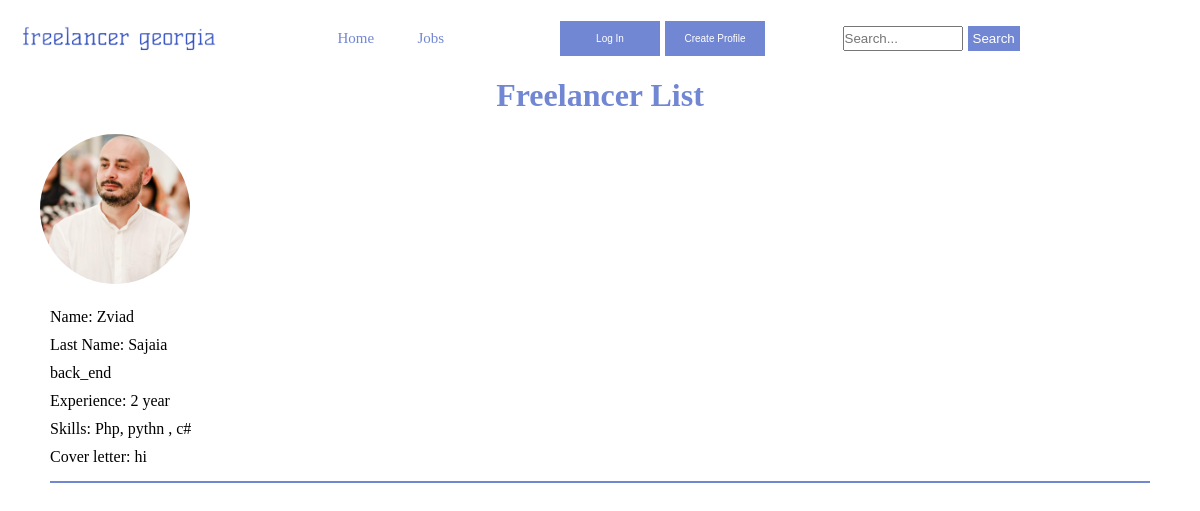
The page /freelacersProfiles/freelancers/ on the database its author committed.
### freelacersProfiles/models.py (models this page shows, shortened)
class Freelancer(models.Model):
    LANGUAGE_CHOICES = [
        ('front_end', 'Front_end Developer'),
        ('back_end', 'Back_end Developer'),
        ('full stack', 'Full Stack Developer'),
        ('gaming', 'Gaming Developer'),
        ('android', 'Android Developer'),
        ('ios', 'IOS Developer'),
        ('software', 'software Developer'),
        ('software', 'software Engineer'),
        ('qa', 'QA'),
        ('penetration testing', 'Penetration Testing'),
        ('typer', 'Typer'),
        ('translator', 'Translator'),
        ('it', 'IT'),
        ('devops', 'DevOps'),
        ('ux/ui', 'UX/UI'),
        ('web designer', 'Web Designer'),
        ('seo', 'SEO'),
        ('aso', 'ASO'),
        ('graphic designer', 'Graphic Designer'),
    ]
    cover_img = models.ImageField(null=True, blank=True, upload_to='images/')
    profession = models.CharField(max_length=20, choices=LANGUAGE_CHOICES)
    name = models.CharField('Name', max_length=50)
    last_name = models.CharField('Last_name', max_length=50)
    experience = models.CharField('Experience', max_length=50)
    skills = models.TextField('skills')
    cover_letter = models.TextField('Cover_Letter')

### freelacersProfiles/views.py (the view)
# urls.py: path('freelancers/', views.freelancer_list, name='freelancer_list'),
def freelancer_list(request):
    freelancers = Freelancer.objects.all()
    return render(request, 'profiles/freelancer_list.html', {'freelancers': freelancers})

### freelacersProfiles/templates/profiles/freelancer_list.html (shortened to what this page needs)
{% load static %}
<!doctype html>
<html lang="en">
<head>
    <link rel="stylesheet" href="{% static 'main/css/index.css' %} ">
</head>
<body>
    <div class="container">
        <div class="container-inner">
            <div class="header">
                <div class="logo-box">
                     <a href="{% url 'home' %}">
                        <img src="{% static 'main/images/logo.png' %} "  class="logo" alt="">
                     </a>
                </div>
                <nav class="mobile-nav">
                    <a href="{% url 'home' %}" class="home_text">
                        Home
                    </a>
                    <a href="{% url 'jobs' %}" class="jobs_text">
                        Jobs
                    </a>
                </nav>
                {% if request.user.is_authenticated %}
                     <div class="logged-user">
                          <span>hello</span><p class="hello-user">{{ user }}</p>
                         <a href=" {% url 'FreelanerGeorgia:freelancer_create' %}  ">
                             <button class="btn-user">Main Page</button>
                         </a>
                         <form class="logout" method="post" action="{% url 'logout' %}">
                            {% csrf_token %}
                            <button class="out" type="submit">Logout</button>
                         </form>
                         <a href="{% url 'jobs' %}" >
                            <button class="out" type="submit">Jobs</button>
                         </a>
                     </div>
                 {% else %}
                <div class="btn-desktop-box">
                        <a href="{% url 'login' %}">
                            <button class="signup" type="submit">Log In</button>
                        </a>
                        <a href="">
                            <button class="signup" type="submit">Create  Profile</button>
                        </a>
                </div>
                {% endif %}
                <form class='search' action="{% url 'search' %}" method="post">
                    <input class="search-input"  type="text" name="search" placeholder="Search...">
                    <button class="searchbtn" type="submit">Search</button>
                </form>
            </div>
        </div>
    </div>
     <h1 class="freelancer_header">Freelancer List</h1>
  <div class="freelancer_main">
       <div class="freelancer_inner">
            <ul>
      <form action="" method="post" enctype="multipart/form-data">
    {% for freelancer in freelancers %}
          {% if freelancer.cover_img %}
            <img class="cover_img" src="{{ freelancer.cover_img.url }}">
         {% endif %}
        <li>
            <p>Name: {{ freelancer.name }}</p>
            <p>Last Name: {{ freelancer.last_name }}</p>
            <p>{{ freelancer.profession }}</p>
            <p>Experience: {{ freelancer.experience }}</p>
            <p>Skills: {{ freelancer.skills }}</p>
            <p class="bottom_border">Cover letter: {{ freelancer.cover_letter }}</p>
        </li>
    {% empty %}
        <li>No freelancers available.</li>
    {% endfor %}
</form>
    </ul>
       </div>
  </div>
</body>
</html>

### main/static/main/css/index.css (style rules this page uses)
body { overflow-x: none; }
* { margin: 0; padding: 0; box-sizing: border-box; }
.container { padding: 20px; overflow:hidden }
nav { display:flex; justify-content: space-between; align-items: center; }
a { text-decoration: none; }
.header { display:flex; justify-content: space-between; align-items: center; }
.logo-box { width: 100px; }
.logo-box img { width: 100%; }
.mobile-nav { display: none; }
.mobile-nav * { margin: -7px 30px 0 4px; color: #7287d3; font-size: 12px; width: 20px; }
.signup { font-size: 10px; background: #7287d3; color: white; border: none; padding: 5px; cursor: pointer; margin-left: 5px }
.btn-desktop-box { display: none; }
.search { width: 100px; margin-left: -10px; display: none; }
.searchbtn { background: #7287d3; color: white; border: none; padding: 5px; cursor: pointer; margin-left: 5px; display: none; }
.search-input { width: 100%; display: none; }
.freelancer_main { margin-top: 10px; }
.freelancer_main * { margin: 10px; list-style: none; }
.bottom_border { border-bottom: 2px solid #7287d3; padding-bottom: 15px; }
.cover_img { height: 150px; width: 150px; border-radius: 50%; object-fit: cover; }
.freelancer_header { text-align: center; color: #7287d3; }
.cover_img { object-fit: cover; }
@media screen and (min-width: 768px) { .cover_img { object-fit: cover; } }
@media screen and (min-width: 768px) { .search { width: 250px; margin-left: -10px; display:flex; } }
@media screen and (min-width: 768px) { .logo-box { width: 150px; } }
@media screen and (min-width: 768px) { .logo-box img { width: 100%; } }
@media screen and (min-width: 768px) { .searchbtn { background: #7287d3; color: white; border: none; padding: 5px; cursor: pointer; margin-left: 5px; display: flex; } }
@media screen and (min-width: 768px) { .search-input { width: 120px; display: flex; } }
@media screen and (min-width: 1024px) { .logo-box { width: 200px; } }
@media screen and (min-width: 1024px) { .logo-box img { width: 100%; } }
@media screen and (min-width: 1024px) { .mobile-nav { display: flex; } }
@media screen and (min-width: 1024px) { .mobile-nav * { margin: -7px 30px; color: #7287d3; font-size: 15px; width: 20px; } }
@media screen and (min-width: 1024px) { .signup { background: #7287d3; color: white; border: none; height: 35px; width: 100px; padding: 5px; cursor: pointer; } }
@media screen and (min-width: 1024px) { .btn-desktop-box { display: flex; } }
@media screen and (min-width: 1024px) { .cover_img { object-fit: cover; } }

### rows shown on the page
Freelancer: cover_img (picture), name "Zviad", last_name "Sajaia", profession "back_end", experience "2 year", skills "Php, pythn , c#", cover_letter "hi"
